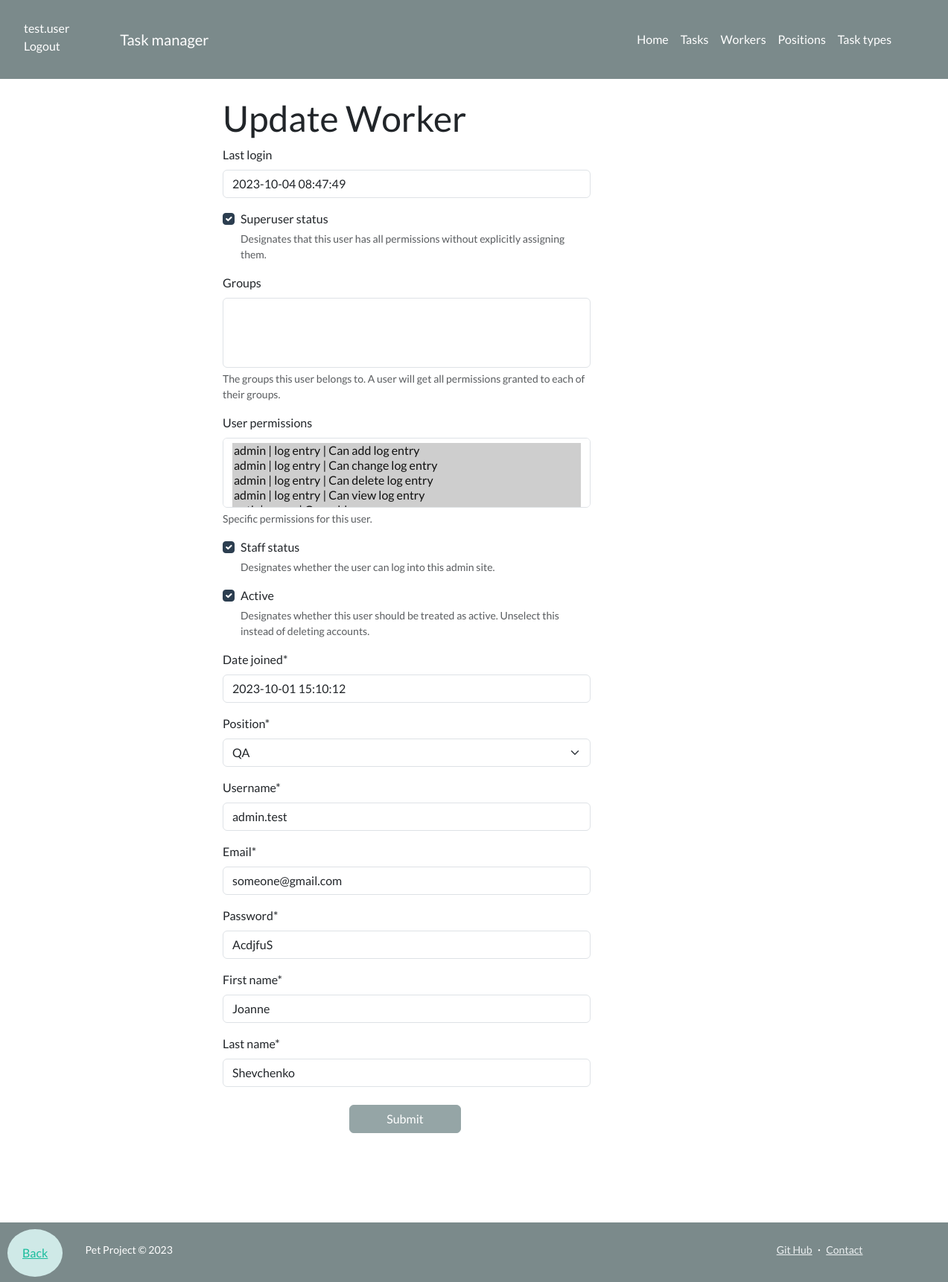
Page /workers/1/update/ (signed in) on the committed database.
### manager/models.py (models this page shows, shortened)
class Worker(AbstractUser):
    position = models.ForeignKey(
        Position, on_delete=models.CASCADE, null=True, related_name="workers"
    )
    username = models.CharField(max_length=100, unique=True)
    email = models.EmailField()
    password = models.CharField(max_length=100)
    first_name = models.CharField(max_length=100)
    last_name = models.CharField(max_length=100)

### manager/views.py (the view)
# urls.py: path("workers/<int:pk>/update/", WorkerUpdateView.as_view(), name="worker-update"),
class WorkerUpdateView(LoginRequiredMixin, generic.UpdateView):
    model = Worker
    fields = "__all__"
    success_url = reverse_lazy("manager:worker-list")

### manager/models.py (called while the page is built)
    def __str__(self):
        return self.name

### templates/manager/worker_form.html (shortened to what this page needs)
{% extends "base.html" %}
{% load crispy_forms_filters %}
{% block content %}
  <div class="container mt-4" style="margin-left: 275px">
    <h1>{{ object|yesno:"Update,Create" }} Worker</h1>
    <form action="" method="post">
      <div class="row">
        <div class="col-md-6">
          {{ form|crispy }}
          <div class="mt-4">
            <input type="submit" value="Submit" class="btn btn-secondary create-task-but">
          </div>
        </div>
      </div>
    </form>
  </div>
  <div style="height: 200px;"></div>
{% endblock %}

### templates/includes/navigation.html (shortened to what this page needs)
<nav class="navbar navbar-expand-lg navbar-dark bg-dark">
  <ul class="user-ul">
    {% if user.is_authenticated %}
      <li class="list-group-item list-group-item-action active" aria-current="true"><a class="user-display" href="{{ user.get_absolute_url }}">{{ user.get_username }}</a></li>
      <li class="list-group-item list-group-item-action active" aria-current="true"><a class="user-display" href="{% url 'logout'%}?next={{request.path}}">Logout</a></li>
    {% else %}
      <li class="list-group-item list-group-item-action active" aria-current="true"><a class="user-display" href="{% url 'login'%}?next={{request.path}}">Login</a></li>
    {% endif %}
  </ul>
    <div class="container px-5">
      <a class="navbar-brand nav-content" href="{% url 'manager:index' %}">Task manager</a>
      <div class="collapse navbar-collapse" id="navbarSupportedContent">
        <ul class="navbar-nav ms-auto mb-2 mb-lg-0">
          <li class="nav-item"><a class="nav-link" href="{% url 'manager:index' %}">Home</a></li>
          <li class="nav-item"><a class="nav-link" href="{% url 'manager:task-list' %}">Tasks</a></li>
          <li class="nav-item"><a class="nav-link" href="{% url 'manager:worker-list' %}">Workers</a></li>
          <li class="nav-item"><a class="nav-link" href="{% url 'manager:position-list' %}">Positions</a></li>
          <li class="nav-item"><a class="nav-link" href="{% url 'manager:task-type-list' %}">Task types</a></li>
        </ul>
      </div>
    </div>
</nav>

### static/css/styles.css (style rules this page uses)
.user-display { text-decoration: none; color: white; }
.user-ul li { margin-top: 10px; }
li { text-align: left; }
.create-task-but { width: 150px; margin-left: 50px; }
.btn-secondary { display: flex; margin-left:170px; }

### rows in the picture
Worker: get_username "test.user"
Worker: last_login "2023-10-04 08:47:49", is_superuser "☑", is_staff "☑", is_active "☑", date_joined "2023-10-01 15:10:12", position "QA", username "admin.test", email "someone@gmail.com", password "AcdjfuS", first_name "Joanne", last_name "Shevchenko"

### other values in the picture
{{ object|yesno:"Update,Create" }} "Update"
